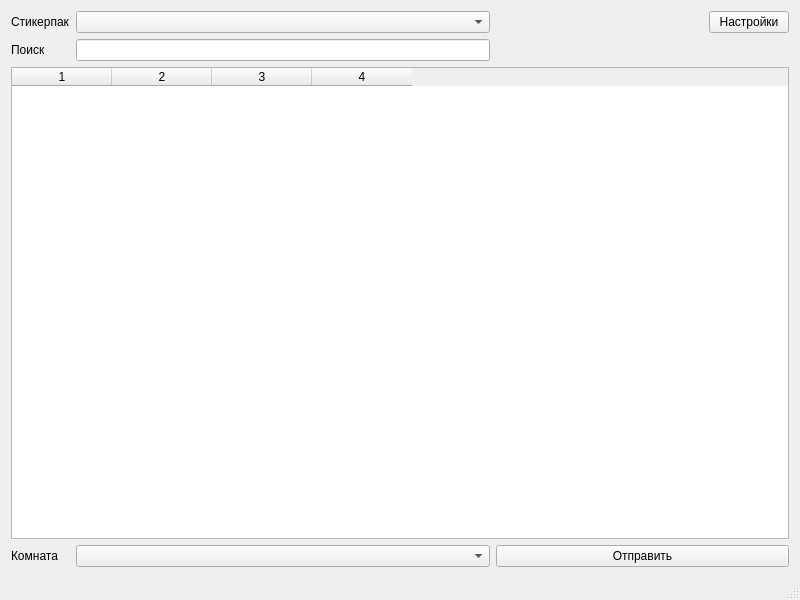
<?xml version="1.0" encoding="UTF-8"?>
<ui version="4.0">
 <class>MainWindow</class>
 <widget class="QMainWindow" name="MainWindow">
  <property name="geometry">
   <rect>
    <x>0</x>
    <y>0</y>
    <width>800</width>
    <height>600</height>
   </rect>
  </property>
  <property name="windowTitle">
   <string>Отправка стикеров [le quosteeleeque]</string>
  </property>
  <widget class="QWidget" name="centralWidget">
   <layout class="QGridLayout" name="gridLayout">
    <item row="0" column="2" colspan="2">
     <widget class="QComboBox" name="cb_stickerpack"/>
    </item>
    <item row="0" column="1">
     <widget class="QLabel" name="l_pack">
      <property name="text">
       <string>Стикерпак</string>
      </property>
     </widget>
    </item>
    <item row="1" column="2" colspan="2">
     <widget class="QLineEdit" name="le_filter"/>
    </item>
    <item row="3" column="1">
     <widget class="QLabel" name="l_room">
      <property name="sizePolicy">
       <sizepolicy hsizetype="Maximum" vsizetype="Preferred">
        <horstretch>0</horstretch>
        <verstretch>0</verstretch>
       </sizepolicy>
      </property>
      <property name="text">
       <string>Комната</string>
      </property>
     </widget>
    </item>
    <item row="3" column="4" colspan="2">
     <widget class="QPushButton" name="b_send">
      <property name="sizePolicy">
       <sizepolicy hsizetype="Preferred" vsizetype="Preferred">
        <horstretch>0</horstretch>
        <verstretch>0</verstretch>
       </sizepolicy>
      </property>
      <property name="text">
       <string>Отправить</string>
      </property>
      <property name="icon">
       <iconset resource="../res/resources.qrc">
        <normaloff>:/res/icons/dialog-ok-apply.png</normaloff>:/res/icons/dialog-ok-apply.png</iconset>
      </property>
     </widget>
    </item>
    <item row="0" column="5">
     <widget class="QPushButton" name="b_preferences">
      <property name="sizePolicy">
       <sizepolicy hsizetype="Fixed" vsizetype="Fixed">
        <horstretch>0</horstretch>
        <verstretch>0</verstretch>
       </sizepolicy>
      </property>
      <property name="toolTip">
       <string>Настройки</string>
      </property>
      <property name="text">
       <string>Настройки</string>
      </property>
      <property name="icon">
       <iconset resource="../res/resources.qrc">
        <normaloff>:/res/icons/applications-system.png</normaloff>:/res/icons/applications-system.png</iconset>
      </property>
     </widget>
    </item>
    <item row="3" column="2" colspan="2">
     <widget class="QComboBox" name="cb_rooms">
      <property name="sizePolicy">
       <sizepolicy hsizetype="Preferred" vsizetype="Preferred">
        <horstretch>0</horstretch>
        <verstretch>0</verstretch>
       </sizepolicy>
      </property>
     </widget>
    </item>
    <item row="1" column="1">
     <widget class="QLabel" name="l_filter">
      <property name="text">
       <string>Поиск</string>
      </property>
     </widget>
    </item>
    <item row="2" column="1" colspan="5">
     <widget class="QTableWidget" name="tableWidget">
      <property name="selectionMode">
       <enum>QAbstractItemView::SingleSelection</enum>
      </property>
      <property name="selectionBehavior">
       <enum>QAbstractItemView::SelectRows</enum>
      </property>
      <property name="columnCount">
       <number>4</number>
      </property>
      <attribute name="verticalHeaderVisible">
       <bool>false</bool>
      </attribute>
      <column/>
      <column/>
      <column/>
      <column/>
     </widget>
    </item>
   </layout>
  </widget>
  <widget class="QStatusBar" name="statusBar"/>
 </widget>
 <layoutdefault spacing="6" margin="11"/>
 <tabstops>
  <tabstop>le_filter</tabstop>
  <tabstop>tableWidget</tabstop>
  <tabstop>cb_rooms</tabstop>
  <tabstop>b_send</tabstop>
  <tabstop>cb_stickerpack</tabstop>
  <tabstop>b_preferences</tabstop>
 </tabstops>
 <resources>
  <include location="../res/resources.qrc"/>
 </resources>
 <connections/>
</ui>
